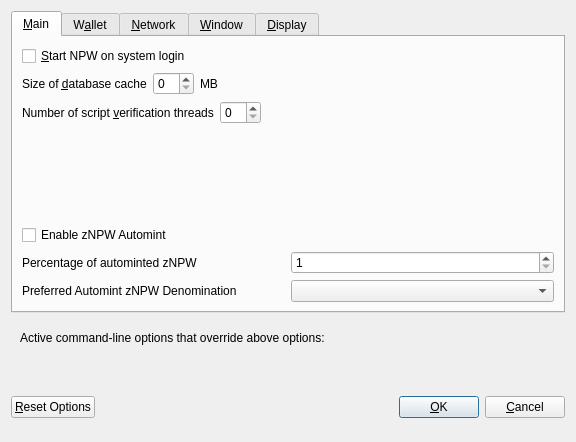
<?xml version="1.0" encoding="UTF-8"?>
<ui version="4.0">
 <class>OptionsDialog</class>
 <widget class="QDialog" name="OptionsDialog">
  <property name="geometry">
   <rect>
    <x>0</x>
    <y>0</y>
    <width>576</width>
    <height>442</height>
   </rect>
  </property>
  <property name="windowTitle">
   <string>Options</string>
  </property>
  <property name="modal">
   <bool>true</bool>
  </property>
  <layout class="QVBoxLayout" name="verticalLayout">
   <item>
    <widget class="QTabWidget" name="tabWidget">
     <property name="currentIndex">
      <number>0</number>
     </property>
     <widget class="QWidget" name="tabMain">
      <attribute name="title">
       <string>&amp;Main</string>
      </attribute>
      <layout class="QVBoxLayout" name="verticalLayout_Main">
       <item>
        <widget class="QCheckBox" name="bitcoinAtStartup">
         <property name="toolTip">
          <string>Automatically start NPW after logging in to the system.</string>
         </property>
         <property name="text">
          <string>&amp;Start NPW on system login</string>
         </property>
        </widget>
       </item>
       <item>
        <layout class="QHBoxLayout" name="horizontalLayout_2_Main">
         <item>
          <widget class="QLabel" name="databaseCacheLabel">
           <property name="text">
            <string>Size of &amp;database cache</string>
           </property>
           <property name="textFormat">
            <enum>Qt::PlainText</enum>
           </property>
           <property name="buddy">
            <cstring>databaseCache</cstring>
           </property>
          </widget>
         </item>
         <item>
          <widget class="QSpinBox" name="databaseCache"/>
         </item>
         <item>
          <widget class="QLabel" name="databaseCacheUnitLabel">
           <property name="text">
            <string>MB</string>
           </property>
           <property name="textFormat">
            <enum>Qt::PlainText</enum>
           </property>
          </widget>
         </item>
         <item>
          <spacer name="horizontalSpacer_2_Main">
           <property name="orientation">
            <enum>Qt::Horizontal</enum>
           </property>
           <property name="sizeHint" stdset="0">
            <size>
             <width>40</width>
             <height>20</height>
            </size>
           </property>
          </spacer>
         </item>
        </layout>
       </item>
       <item>
        <layout class="QHBoxLayout" name="horizontalLayout_3_Main">
         <item>
          <widget class="QLabel" name="threadsScriptVerifLabel">
           <property name="text">
            <string>Number of script &amp;verification threads</string>
           </property>
           <property name="textFormat">
            <enum>Qt::PlainText</enum>
           </property>
           <property name="buddy">
            <cstring>threadsScriptVerif</cstring>
           </property>
          </widget>
         </item>
         <item>
          <widget class="QSpinBox" name="threadsScriptVerif">
           <property name="toolTip">
            <string>(0 = auto, &lt;0 = leave that many cores free)</string>
           </property>
          </widget>
         </item>
         <item>
          <spacer name="horizontalSpacer_3_Main">
           <property name="orientation">
            <enum>Qt::Horizontal</enum>
           </property>
           <property name="sizeHint" stdset="0">
            <size>
             <width>40</width>
             <height>20</height>
            </size>
           </property>
          </spacer>
         </item>
        </layout>
       </item>
       <item>
        <spacer name="verticalSpacer_2">
         <property name="orientation">
          <enum>Qt::Vertical</enum>
         </property>
         <property name="sizeHint" stdset="0">
          <size>
           <width>20</width>
           <height>40</height>
          </size>
         </property>
        </spacer>
       </item>
       <item>
        <widget class="QCheckBox" name="checkBoxZeromintEnable">
         <property name="toolTip">
          <string>Enable automatic minting of NPW units to zNPW</string>
         </property>
         <property name="layoutDirection">
          <enum>Qt::LeftToRight</enum>
         </property>
         <property name="text">
          <string>Enable zNPW Automint</string>
         </property>
        </widget>
       </item>
       <item>
        <layout class="QHBoxLayout" name="horizontalLayout_3">
         <item>
          <widget class="QLabel" name="percentage_label">
           <property name="toolTip">
            <string>Percentage of incoming NPW which get automatically converted to zNPW via Zerocoin Protocol (min: 10%)</string>
           </property>
           <property name="text">
            <string>Percentage of autominted zNPW</string>
           </property>
          </widget>
         </item>
         <item>
          <widget class="QSpinBox" name="zeromintPercentage">
           <property name="minimum">
            <number>1</number>
           </property>
           <property name="maximum">
            <number>100</number>
           </property>
          </widget>
         </item>
        </layout>
       </item>
       <item>
        <layout class="QHBoxLayout" name="horizontalLayout" stretch="0,0">
         <property name="sizeConstraint">
          <enum>QLayout::SetFixedSize</enum>
         </property>
         <item>
          <widget class="QLabel" name="labelPreferredDenom">
           <property name="maximumSize">
            <size>
             <width>16777215</width>
             <height>16777215</height>
            </size>
           </property>
           <property name="toolTip">
            <string>Wait with automatic conversion to Zerocoin until enough NPW for this denomination is available</string>
           </property>
           <property name="text">
            <string>Preferred Automint zNPW Denomination</string>
           </property>
          </widget>
         </item>
         <item>
          <widget class="QComboBox" name="preferredDenom">
           <property name="maximumSize">
            <size>
             <width>16777215</width>
             <height>27</height>
            </size>
           </property>
           <property name="toolTip">
            <string>Wait with automatic conversion to Zerocoin until enough NPW for this denomination is available</string>
           </property>
           <property name="maxVisibleItems">
            <number>9</number>
           </property>
           <property name="maxCount">
            <number>9</number>
           </property>
          </widget>
         </item>
        </layout>
       </item>
      </layout>
     </widget>
     <widget class="QWidget" name="tabWallet">
      <attribute name="title">
       <string>W&amp;allet</string>
      </attribute>
      <layout class="QVBoxLayout" name="verticalLayout_Wallet">
       <item>
        <layout class="QHBoxLayout" name="horizontalLayout_2_Wallet">
         <item>
          <widget class="QLabel" name="labelStakeSplitThresholdText">
           <property name="text">
            <string>Stake split threshold:</string>
           </property>
          </widget>
         </item>
         <item>
          <widget class="QSpinBox" name="spinBoxStakeSplitThreshold">
           <property name="minimum">
            <number>1</number>
           </property>
           <property name="maximum">
            <number>999999</number>
           </property>
          </widget>
         </item>
        </layout>
       </item>
       <item>
        <widget class="QGroupBox" name="groupBox">
         <property name="title">
          <string>Expert</string>
         </property>
         <layout class="QVBoxLayout" name="verticalLayout_2">
          <item>
           <widget class="QCheckBox" name="coinControlFeatures">
            <property name="toolTip">
             <string>Whether to show coin control features or not.</string>
            </property>
            <property name="text">
             <string>Enable coin &amp;control features</string>
            </property>
           </widget>
          </item>
          <item>
           <widget class="QCheckBox" name="showMasternodesTab">
            <property name="toolTip">
             <string>Show additional tab listing all your masternodes in first sub-tab&lt;br/&gt;and all masternodes on the network in second sub-tab.</string>
            </property>
            <property name="text">
             <string>Show Masternodes Tab</string>
            </property>
           </widget>
          </item>
          <item>
           <widget class="QCheckBox" name="spendZeroConfChange">
            <property name="toolTip">
             <string>If you disable the spending of unconfirmed change, the change from a transaction&lt;br/&gt;cannot be used until that transaction has at least one confirmation.&lt;br/&gt;This also affects how your balance is computed.</string>
            </property>
            <property name="text">
             <string>&amp;Spend unconfirmed change</string>
            </property>
           </widget>
          </item>
         </layout>
        </widget>
       </item>
       <item>
        <spacer name="verticalSpacer_Wallet">
         <property name="orientation">
          <enum>Qt::Vertical</enum>
         </property>
         <property name="sizeHint" stdset="0">
          <size>
           <width>20</width>
           <height>40</height>
          </size>
         </property>
        </spacer>
       </item>
      </layout>
     </widget>
     <widget class="QWidget" name="tabNetwork">
      <attribute name="title">
       <string>&amp;Network</string>
      </attribute>
      <layout class="QVBoxLayout" name="verticalLayout_Network">
       <item>
        <widget class="QCheckBox" name="mapPortUpnp">
         <property name="toolTip">
          <string>Automatically open the NPW client port on the router. This only works when your router supports UPnP and it is enabled.</string>
         </property>
         <property name="text">
          <string>Map port using &amp;UPnP</string>
         </property>
        </widget>
       </item>
       <item>
        <widget class="QCheckBox" name="allowIncoming">
         <property name="toolTip">
          <string>Accept connections from outside</string>
         </property>
         <property name="text">
          <string>Allow incoming connections</string>
         </property>
        </widget>
       </item>
       <item>
        <widget class="QCheckBox" name="connectSocks">
         <property name="toolTip">
          <string>Connect to the NPW network through a SOCKS5 proxy.</string>
         </property>
         <property name="text">
          <string>&amp;Connect through SOCKS5 proxy (default proxy):</string>
         </property>
        </widget>
       </item>
       <item>
        <layout class="QHBoxLayout" name="horizontalLayout_1_Network">
         <item>
          <widget class="QLabel" name="proxyIpLabel">
           <property name="text">
            <string>Proxy &amp;IP:</string>
           </property>
           <property name="textFormat">
            <enum>Qt::PlainText</enum>
           </property>
           <property name="buddy">
            <cstring>proxyIp</cstring>
           </property>
          </widget>
         </item>
         <item>
          <widget class="QValidatedLineEdit" name="proxyIp">
           <property name="minimumSize">
            <size>
             <width>140</width>
             <height>0</height>
            </size>
           </property>
           <property name="maximumSize">
            <size>
             <width>140</width>
             <height>16777215</height>
            </size>
           </property>
           <property name="toolTip">
            <string>IP address of the proxy (e.g. IPv4: 127.0.0.1 / IPv6: ::1)</string>
           </property>
          </widget>
         </item>
         <item>
          <widget class="QLabel" name="proxyPortLabel">
           <property name="text">
            <string>&amp;Port:</string>
           </property>
           <property name="textFormat">
            <enum>Qt::PlainText</enum>
           </property>
           <property name="buddy">
            <cstring>proxyPort</cstring>
           </property>
          </widget>
         </item>
         <item>
          <widget class="QLineEdit" name="proxyPort">
           <property name="minimumSize">
            <size>
             <width>55</width>
             <height>0</height>
            </size>
           </property>
           <property name="maximumSize">
            <size>
             <width>55</width>
             <height>16777215</height>
            </size>
           </property>
           <property name="toolTip">
            <string>Port of the proxy (e.g. 9050)</string>
           </property>
          </widget>
         </item>
         <item>
          <spacer name="horizontalSpacer_1_Network">
           <property name="orientation">
            <enum>Qt::Horizontal</enum>
           </property>
           <property name="sizeHint" stdset="0">
            <size>
             <width>40</width>
             <height>20</height>
            </size>
           </property>
          </spacer>
         </item>
        </layout>
       </item>
       <item>
        <spacer name="verticalSpacer_Network">
         <property name="orientation">
          <enum>Qt::Vertical</enum>
         </property>
         <property name="sizeHint" stdset="0">
          <size>
           <width>20</width>
           <height>40</height>
          </size>
         </property>
        </spacer>
       </item>
      </layout>
     </widget>
     <widget class="QWidget" name="tabWindow">
      <attribute name="title">
       <string>&amp;Window</string>
      </attribute>
      <layout class="QVBoxLayout" name="verticalLayout_Window">
       <item>
        <widget class="QCheckBox" name="minimizeToTray">
         <property name="toolTip">
          <string>Show only a tray icon after minimizing the window.</string>
         </property>
         <property name="text">
          <string>&amp;Minimize to the tray instead of the taskbar</string>
         </property>
        </widget>
       </item>
       <item>
        <widget class="QCheckBox" name="minimizeOnClose">
         <property name="toolTip">
          <string>Minimize instead of exit the application when the window is closed. When this option is enabled, the application will be closed only after selecting Quit in the menu.</string>
         </property>
         <property name="text">
          <string>M&amp;inimize on close</string>
         </property>
        </widget>
       </item>
       <item>
        <spacer name="verticalSpacer_Window">
         <property name="orientation">
          <enum>Qt::Vertical</enum>
         </property>
         <property name="sizeHint" stdset="0">
          <size>
           <width>20</width>
           <height>40</height>
          </size>
         </property>
        </spacer>
       </item>
      </layout>
     </widget>
     <widget class="QWidget" name="tabDisplay">
      <attribute name="title">
       <string>&amp;Display</string>
      </attribute>
      <layout class="QVBoxLayout" name="verticalLayout_Display">
       <item>
        <layout class="QHBoxLayout" name="horizontalLayout_1_Display">
         <item>
          <widget class="QLabel" name="langLabel">
           <property name="text">
            <string>User Interface &amp;language:</string>
           </property>
           <property name="textFormat">
            <enum>Qt::PlainText</enum>
           </property>
           <property name="buddy">
            <cstring>lang</cstring>
           </property>
          </widget>
         </item>
         <item>
          <widget class="QValueComboBox" name="lang">
           <property name="toolTip">
            <string>The user interface language can be set here. This setting will take effect after restarting NPW.</string>
           </property>
          </widget>
         </item>
        </layout>
       </item>
       <item>
        <widget class="QLabel" name="label_3">
         <property name="toolTip">
          <string notr="true"/>
         </property>
         <property name="statusTip">
          <string notr="true"/>
         </property>
         <property name="whatsThis">
          <string notr="true"/>
         </property>
         <property name="accessibleName">
          <string notr="true"/>
         </property>
         <property name="text">
          <string>Language missing or translation incomplete? Help contributing translations here:
https://www.transifex.com/npw-project/npw-project-translations</string>
         </property>
         <property name="wordWrap">
          <bool>true</bool>
         </property>
         <property name="openExternalLinks">
          <bool>true</bool>
         </property>
         <property name="textInteractionFlags">
          <set>Qt::TextBrowserInteraction</set>
         </property>
        </widget>
       </item>
       <item>
        <layout class="QHBoxLayout" name="horizontalLayout_4_Display" stretch="0,0">
         <item>
          <widget class="QLabel" name="themeLabel">
           <property name="text">
            <string>User Interface Theme:</string>
           </property>
          </widget>
         </item>
         <item>
          <widget class="QValueComboBox" name="theme"/>
         </item>
        </layout>
       </item>
       <item>
        <widget class="Line" name="line">
         <property name="orientation">
          <enum>Qt::Horizontal</enum>
         </property>
        </widget>
       </item>
       <item>
        <layout class="QHBoxLayout" name="horizontalLayout_2_Display">
         <item>
          <widget class="QLabel" name="unitLabel">
           <property name="text">
            <string>&amp;Unit to show amounts in:</string>
           </property>
           <property name="textFormat">
            <enum>Qt::PlainText</enum>
           </property>
           <property name="buddy">
            <cstring>unit</cstring>
           </property>
          </widget>
         </item>
         <item>
          <widget class="QValueComboBox" name="unit">
           <property name="toolTip">
            <string>Choose the default subdivision unit to show in the interface and when sending coins.</string>
           </property>
          </widget>
         </item>
        </layout>
       </item>
       <item>
        <layout class="QHBoxLayout" name="horizontalLayout_5_Display">
         <item>
          <widget class="QLabel" name="digitsLabel">
           <property name="text">
            <string>Decimal digits</string>
           </property>
          </widget>
         </item>
         <item>
          <widget class="QValueComboBox" name="digits"/>
         </item>
        </layout>
       </item>
       <item>
        <widget class="QCheckBox" name="checkBoxHideZeroBalances">
         <property name="toolTip">
          <string>Hide empty balances</string>
         </property>
         <property name="layoutDirection">
          <enum>Qt::LeftToRight</enum>
         </property>
         <property name="text">
          <string>Hide empty balances</string>
         </property>
        </widget>
       </item>
       <item>
        <layout class="QHBoxLayout" name="horizontalLayout_3_Display">
         <item>
          <widget class="QLabel" name="thirdPartyTxUrlsLabel">
           <property name="toolTip">
            <string>Third party URLs (e.g. a block explorer) that appear in the transactions tab as context menu items. %s in the URL is replaced by transaction hash. Multiple URLs are separated by vertical bar |.</string>
           </property>
           <property name="text">
            <string>Third party transaction URLs</string>
           </property>
           <property name="buddy">
            <cstring>thirdPartyTxUrls</cstring>
           </property>
          </widget>
         </item>
         <item>
          <widget class="QLineEdit" name="thirdPartyTxUrls">
           <property name="toolTip">
            <string>Third party URLs (e.g. a block explorer) that appear in the transactions tab as context menu items. %s in the URL is replaced by transaction hash. Multiple URLs are separated by vertical bar |.</string>
           </property>
          </widget>
         </item>
        </layout>
       </item>
       <item>
        <spacer name="verticalSpacer">
         <property name="orientation">
          <enum>Qt::Vertical</enum>
         </property>
         <property name="sizeHint" stdset="0">
          <size>
           <width>20</width>
           <height>40</height>
          </size>
         </property>
        </spacer>
       </item>
      </layout>
     </widget>
    </widget>
   </item>
   <item>
    <widget class="QFrame" name="frame">
     <layout class="QVBoxLayout" name="verticalLayout_Bottom">
      <item>
       <layout class="QHBoxLayout" name="horizontalLayout_Bottom">
        <item>
         <widget class="QLabel" name="overriddenByCommandLineInfoLabel">
          <property name="text">
           <string>Active command-line options that override above options:</string>
          </property>
          <property name="textFormat">
           <enum>Qt::PlainText</enum>
          </property>
         </widget>
        </item>
        <item>
         <spacer name="horizontalSpacer_Bottom">
          <property name="orientation">
           <enum>Qt::Horizontal</enum>
          </property>
          <property name="sizeHint" stdset="0">
           <size>
            <width>40</width>
            <height>20</height>
           </size>
          </property>
         </spacer>
        </item>
       </layout>
      </item>
      <item>
       <widget class="QLabel" name="overriddenByCommandLineLabel">
        <property name="text">
         <string/>
        </property>
        <property name="textFormat">
         <enum>Qt::PlainText</enum>
        </property>
        <property name="wordWrap">
         <bool>true</bool>
        </property>
       </widget>
      </item>
     </layout>
    </widget>
   </item>
   <item>
    <layout class="QHBoxLayout" name="horizontalLayout_Buttons">
     <item>
      <widget class="QPushButton" name="resetButton">
       <property name="toolTip">
        <string>Reset all client options to default.</string>
       </property>
       <property name="text">
        <string>&amp;Reset Options</string>
       </property>
       <property name="autoDefault">
        <bool>false</bool>
       </property>
      </widget>
     </item>
     <item>
      <spacer name="horizontalSpacer_1">
       <property name="orientation">
        <enum>Qt::Horizontal</enum>
       </property>
       <property name="sizeHint" stdset="0">
        <size>
         <width>40</width>
         <height>48</height>
        </size>
       </property>
      </spacer>
     </item>
     <item>
      <widget class="QLabel" name="statusLabel">
       <property name="minimumSize">
        <size>
         <width>200</width>
         <height>0</height>
        </size>
       </property>
       <property name="font">
        <font>
         <weight>75</weight>
         <bold>true</bold>
        </font>
       </property>
       <property name="text">
        <string/>
       </property>
       <property name="textFormat">
        <enum>Qt::PlainText</enum>
       </property>
       <property name="wordWrap">
        <bool>true</bool>
       </property>
      </widget>
     </item>
     <item>
      <spacer name="horizontalSpacer_2">
       <property name="orientation">
        <enum>Qt::Horizontal</enum>
       </property>
       <property name="sizeHint" stdset="0">
        <size>
         <width>40</width>
         <height>48</height>
        </size>
       </property>
      </spacer>
     </item>
     <item>
      <widget class="QPushButton" name="okButton">
       <property name="text">
        <string>&amp;OK</string>
       </property>
       <property name="autoDefault">
        <bool>false</bool>
       </property>
       <property name="default">
        <bool>true</bool>
       </property>
      </widget>
     </item>
     <item>
      <widget class="QPushButton" name="cancelButton">
       <property name="text">
        <string>&amp;Cancel</string>
       </property>
       <property name="autoDefault">
        <bool>false</bool>
       </property>
      </widget>
     </item>
    </layout>
   </item>
  </layout>
 </widget>
 <customwidgets>
  <customwidget>
   <class>QValidatedLineEdit</class>
   <extends>QLineEdit</extends>
   <header>qvalidatedlineedit.h</header>
  </customwidget>
  <customwidget>
   <class>QValueComboBox</class>
   <extends>QComboBox</extends>
   <header>qvaluecombobox.h</header>
  </customwidget>
 </customwidgets>
 <resources/>
 <connections/>
</ui>
